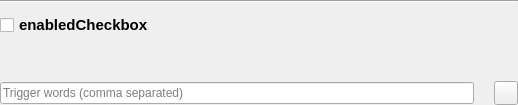
<?xml version="1.0" encoding="UTF-8"?>
<ui version="4.0">
 <class>lora</class>
 <widget class="QWidget" name="lora">
  <property name="geometry">
   <rect>
    <x>0</x>
    <y>0</y>
    <width>518</width>
    <height>105</height>
   </rect>
  </property>
  <property name="sizePolicy">
   <sizepolicy hsizetype="Preferred" vsizetype="Preferred">
    <horstretch>0</horstretch>
    <verstretch>0</verstretch>
   </sizepolicy>
  </property>
  <property name="maximumSize">
   <size>
    <width>16777215</width>
    <height>16777215</height>
   </size>
  </property>
  <property name="font">
   <font>
    <pointsize>9</pointsize>
   </font>
  </property>
  <property name="windowTitle">
   <string>Form</string>
  </property>
  <layout class="QGridLayout" name="gridLayout_2">
   <property name="leftMargin">
    <number>0</number>
   </property>
   <property name="topMargin">
    <number>0</number>
   </property>
   <property name="rightMargin">
    <number>0</number>
   </property>
   <property name="bottomMargin">
    <number>0</number>
   </property>
   <property name="spacing">
    <number>0</number>
   </property>
   <item row="0" column="0">
    <layout class="QGridLayout" name="gridLayout">
     <property name="horizontalSpacing">
      <number>0</number>
     </property>
     <property name="verticalSpacing">
      <number>10</number>
     </property>
     <item row="1" column="0" rowspan="2">
      <widget class="QWidget" name="lora_container" native="true">
       <layout class="QGridLayout" name="gridLayout_3">
        <property name="leftMargin">
         <number>0</number>
        </property>
        <property name="topMargin">
         <number>0</number>
        </property>
        <property name="rightMargin">
         <number>0</number>
        </property>
        <property name="bottomMargin">
         <number>0</number>
        </property>
        <property name="spacing">
         <number>10</number>
        </property>
        <item row="1" column="0" colspan="3">
         <widget class="SliderWidget" name="scale_slider" native="true">
          <property name="sizePolicy">
           <sizepolicy hsizetype="Preferred" vsizetype="Preferred">
            <horstretch>0</horstretch>
            <verstretch>0</verstretch>
           </sizepolicy>
          </property>
          <property name="minimumSize">
           <size>
            <width>0</width>
            <height>0</height>
           </size>
          </property>
          <property name="slider_minimum" stdset="0">
           <number>0</number>
          </property>
          <property name="slider_maximum" stdset="0">
           <number>100</number>
          </property>
          <property name="spinbox_minimum" stdset="0">
           <double>0.000000000000000</double>
          </property>
          <property name="spinbox_maximum" stdset="0">
           <double>1.000000000000000</double>
          </property>
          <property name="display_as_float" stdset="0">
           <bool>true</bool>
          </property>
          <property name="settings_property" stdset="0">
           <string>lora.scale</string>
          </property>
          <property name="slider_single_step" stdset="0">
           <number>1</number>
          </property>
          <property name="slider_page_step" stdset="0">
           <number>5</number>
          </property>
          <property name="spinbox_single_step" stdset="0">
           <double>0.010000000000000</double>
          </property>
          <property name="spinbox_page_step" stdset="0">
           <double>0.100000000000000</double>
          </property>
          <property name="label_text" stdset="0">
           <string>Scale</string>
          </property>
          <property name="table_id" stdset="0">
           <number>0</number>
          </property>
         </widget>
        </item>
        <item row="2" column="0">
         <widget class="QLineEdit" name="trigger_word_edit">
          <property name="toolTip">
           <string>&lt;html&gt;&lt;head/&gt;&lt;body&gt;&lt;p&gt;Some LoRA require a trigger word to activate.&lt;/p&gt;&lt;p&gt;Make a note here for your records.&lt;/p&gt;&lt;/body&gt;&lt;/html&gt;</string>
          </property>
          <property name="placeholderText">
           <string>Trigger words (comma separated)</string>
          </property>
         </widget>
        </item>
        <item row="0" column="0">
         <widget class="QCheckBox" name="enabled_checkbox">
          <property name="font">
           <font>
            <pointsize>11</pointsize>
            <bold>true</bold>
           </font>
          </property>
          <property name="text">
           <string>enabledCheckbox</string>
          </property>
         </widget>
        </item>
        <item row="2" column="2">
         <widget class="QPushButton" name="delete_button">
          <property name="minimumSize">
           <size>
            <width>24</width>
            <height>24</height>
           </size>
          </property>
          <property name="maximumSize">
           <size>
            <width>24</width>
            <height>24</height>
           </size>
          </property>
          <property name="cursor">
           <cursorShape>PointingHandCursor</cursorShape>
          </property>
          <property name="toolTip">
           <string>Delete model</string>
          </property>
          <property name="text">
           <string/>
          </property>
          <property name="icon">
           <iconset resource="../../../../../../gui/resources/feather.qrc">
            <normaloff>:/dark/icons/feather/dark/trash-2.svg</normaloff>:/dark/icons/feather/dark/trash-2.svg</iconset>
          </property>
         </widget>
        </item>
       </layout>
      </widget>
     </item>
     <item row="3" column="0">
      <layout class="QVBoxLayout" name="trigger_word_container">
       <property name="spacing">
        <number>10</number>
       </property>
      </layout>
     </item>
     <item row="0" column="0">
      <widget class="Line" name="line">
       <property name="orientation">
        <enum>Qt::Orientation::Horizontal</enum>
       </property>
      </widget>
     </item>
    </layout>
   </item>
  </layout>
 </widget>
 <customwidgets>
  <customwidget>
   <class>SliderWidget</class>
   <extends>QWidget</extends>
   <header>airunner/components/application/gui/widgets/slider/slider_widget</header>
   <container>1</container>
  </customwidget>
 </customwidgets>
 <resources>
  <include location="../../../../../../gui/resources/feather.qrc"/>
 </resources>
 <connections>
  <connection>
   <sender>trigger_word_edit</sender>
   <signal>textChanged(QString)</signal>
   <receiver>lora</receiver>
   <slot>action_changed_trigger_words(QString)</slot>
   <hints>
    <hint type="sourcelabel">
     <x>402</x>
     <y>77</y>
    </hint>
    <hint type="destinationlabel">
     <x>404</x>
     <y>-14</y>
    </hint>
   </hints>
  </connection>
 </connections>
 <slots>
  <slot>action_toggled_lora_enabled(bool)</slot>
  <slot>action_changed_trigger_words(QString)</slot>
  <slot>action_text_changed_trigger_word(QString)</slot>
  <slot>action_clicked_button_deleted()</slot>
 </slots>
</ui>
